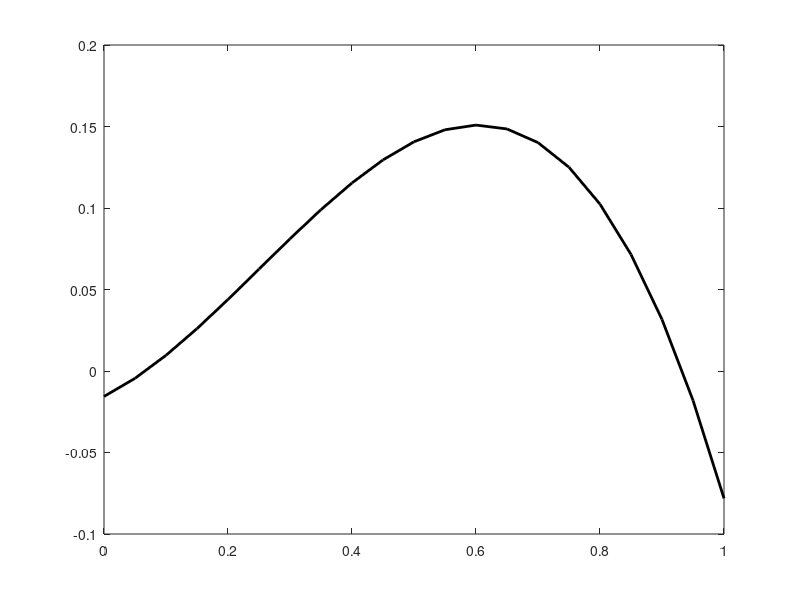

Reproduce this figure in MATLAB. (Note: this script raises an error after producing the figure.)
clear all;

% next block: model using linear elements
nodes1(:,:,1)=[1 0 1; 2 0 0.5; 3 0 0; 4 .5 1; 5 .5 .5; 6 .5 0; 7 1 1; 8 1 .5; 9 1 0];
elements1(:,:,1)=[1 1 2 5 4; 2 4 5 8 7; 3 2 3 6 5; 4 5 6 9 8];
nodalTemp1(:,:,1)=[1 -1; 2 -1/8; 3 0; 6 -1/8; 9 -1];
edgeFlux1(:,:,1)=[1 4 0.75 -3; 2 3 0.75 6; 2 4 6 0.75; 4 3 -3 0.75];

% next block: model using quadratic elements
nodes2=[1 0 1; 2 0 0.5; 3 0 0; 4 .5 1; 5 .5 .5; 6 .5 0; 7 1 1; ...
          8 1 .5; 9 1 0; 10 0 .75; 11 0 .25; 12 .25 1; 13 .25 .5;...
          14 .25 0; 15 .5 .75; 16 .5 .25; 17 .75 1; 18 .75 .5;...
          19 .75 0; 20 1 .75; 21 1 .25];
elements2=[1 1 2 5 4 10 13 15 12; 2 4 5 8 7 15 18 20 17;...
                 3 2 3 6 5 11 14 16 13; 4 5 6 9 8 16 19 21 18];
nodalTemp2=[1 -1; 2 -1/8; 3 0; 6 -1/8; 9 -1; 10 -0.421875; ...
           11 -0.015625; 14 -0.015625; 19 -0.421875];
edgeFlux2=[1 4 0.75 -1.3125 -3; 2 3 0.75 3.1875 6; ...
          2 4 6 3.1875 0.75; 4 3 -3 -1.3125 0.75];

% next block: model using cubic elements
nodes3=[1 0 1; 2 0 0.5; 3 0 0; 4 .5 1; 5 .5 .5; 6 .5 0; 7 1 1; ...
          8 1 .5; 9 1 0; 10 0 5/6; 11 0 4/6; 12 0 2/6; 13 0 1/6;...
          14 1/6 1; 15 2/6 1; 16 1/6 .5; 17 2/6 .5; 18 1/6 0; ...
          19 2/6 0; 20 .5 5/6; 21 .5 4/6; 22 .5 2/6; 23 .5 1/6; ...
          24 4/6 1; 25 5/6 1; 26 4/6 .5; 27 5/6 .5; 28 4/6 0;...
          29 5/6 0; 30 1 5/6; 31 1 4/6; 32 1 2/6; 33 1 1/6];
elements3=[1 1 2 5 4 10 11 16 17 21 20 15 14;...
           2 4 5 8 7 20 21 26 27 31 30 25 24;...
           3 2 3 6 5 12 13 18 19 23 22 17 16;... 
           4 5 6 9 8 22 23 28 29 33 32 27 26];
nodalTemp3=[1 -1; 2 -1/8; 3 0; 6 -1/8; 9 -1; ...
            10 -0.578703703703704; 11 -0.296296296296296;...
            12 -0.037037037037037; 13 -0.004629629629630; ...
            18 -0.004629629629630; 19 -0.037037037037037;...
            28 -0.296296296296296; 29 -0.578703703703704];
edgeFlux3=[1 4 0.75 -2/3 -1.916666666666667 -3; ...
           2 3 0.75 7/3 4.083333333333334 6; ...
           2 4 6 4.083333333333334 7/3 0.75; ...
           4 3 -3 -1.916666666666667 -2/3 0.75];

% next block: exact solution
figure(1);
x=[0:0.05:1]';
y=ones(21,1)*0.25;
T=-x.^3 - y.^3 +3.*x.^2.*y + 3.*x.*y.^2;
hold off;
plot(x,T,'k-','linewidth',2);
hold on;
 
for k=1:3
  if k==1
    nodes= nodes1;
    elements= elements1;
    nodalTemp= nodalTemp1;
    edgeFlux= edgeFlux1;
  elseif k==2
    nodes= nodes2;
    elements= elements2;
    nodalTemp= nodalTemp2;
    edgeFlux= edgeFlux2;
  elseif k==3    
    nodes= nodes3;
    elements= elements3;
    nodalTemp= nodalTemp3;
    edgeFlux= edgeFlux3;
  end

  % next block: global material properties and constants
  kappa=ones(4,1);
  n_nodes=size(nodes,1);           % number of nodes
  n_nodalTemp=size(nodalTemp,1);   % number of nodal temperature
  
  % next block: compute K and F
  K=CompK516(nodes, elements, kappa);   % compute global K matrix
  F=CompF516(nodes, elements, kappa, edgeFlux); % global F
  
  % next block: apply temperature boundary condition
  coeff=abs(max(K(nodalTemp(1,1),:)))*1e8;  %penalty factor
  for i=1:n_nodalTemp
    node_id=nodalTemp(i,1);
    K(node_id, node_id)=coeff;
    F(node_id, 1) = nodalTemp(i,2)*coeff;
  end

  % solve the global linear system
  T=K\F;  
  
  % save the displacement results in file
  TOut=zeros(n_nodes,4);
  for n=1:n_nodes
    TOut(n,1:3)=nodes(n,1:3);
    TOut(n,4)=T(n,1);
  end
  TOut

  % next block: plot the results
  for e=3:4
    eta=[1:-0.1:-1]';
    xi=ones(21,1)*0;
    Te=T(elements(e,2:size(elements,2)));
    [element_nodes, node_id_map]= SetElementNodes(e, nodes, elements);
    if k==1
      [N,Nx,Ny]=CompNDNatPointsQuad4(xi, eta);
      Tt=Te'*N;
      xy=element_nodes'*N;
    elseif k==2
      [N,Nx,Ny]=CompNDNatPointsQuad8(xi, eta);
      Tt=Te'*N;
      xy=element_nodes'*N;
    elseif k==3
      [N,Nx,Ny]=CompNDNatPointsQuad12(xi, eta);
      Tt=Te'*N;
      xy=element_nodes'*N;
    end
    plot(xy(1,:),Tt,'-','color',[k*0.3 0.9/k .4],'linewidth',2);
  end
end
legend('Exact','Linear','','Quadratic','','Cubic','location','south');
